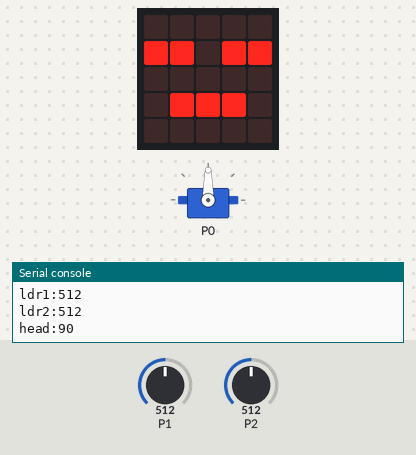
This program was run on a simulated BBC micro:bit (MakeCode). Parts: the board's 5×5 LED display, servo, the last lines printed to the serial console. The test bench sets the inputs (shaded band); at power-on: P1 = 512, P2 = 512 (analog values on the 0–1023 scale).

Above: at 1.8 s.
1.9 s: P1 set to 716
At 2.8 s:
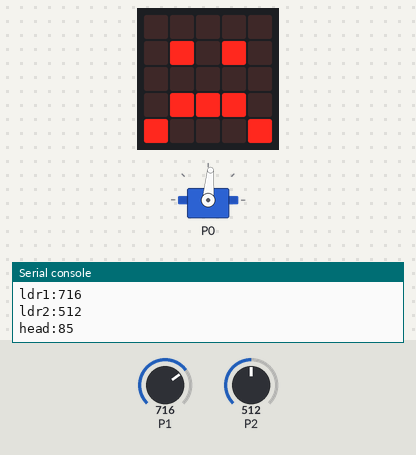
4.9 s: P2 set to 900
At 6.1 s:
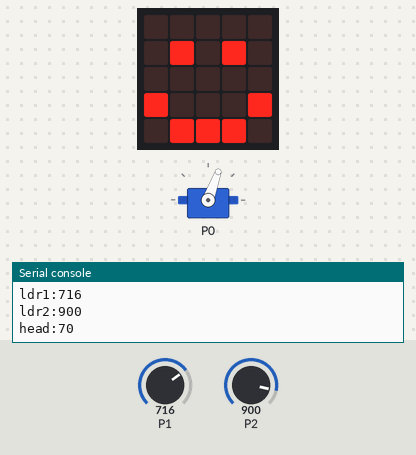
7.9 s: P1 set to 900
At 9.3 s:
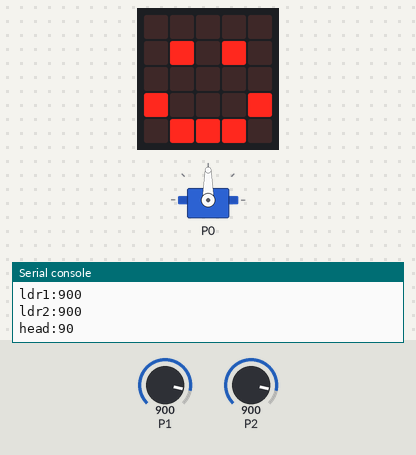
9.6 s: P2 set to 1023
At 11.9 s:
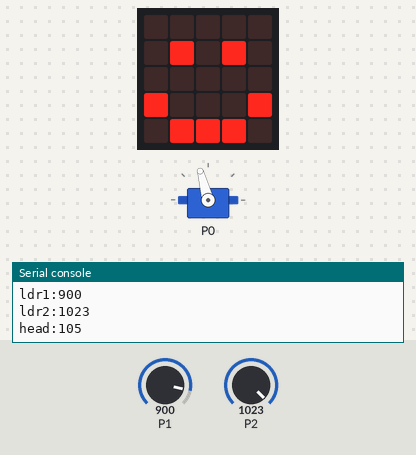
12.6 s: P2 set to 716
At 13.8 s:
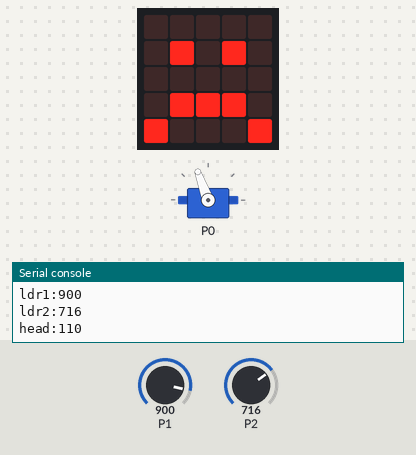
15.6 s: P1 set to 511
At 20.0 s:
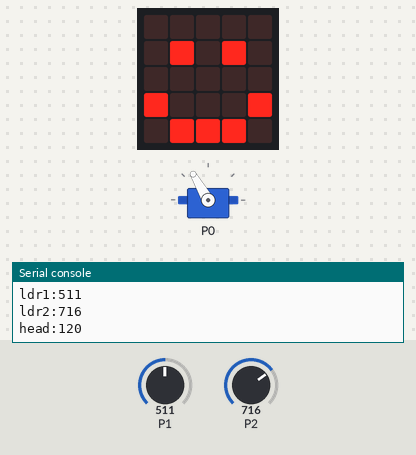
Timing chart, 0 to 24.1 s (numbered marks = the images above; inputs shaded):
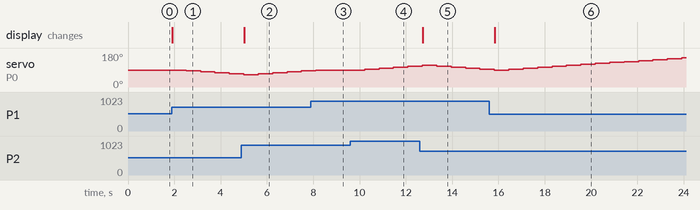

Measured:
- after the input at 1.9 s, servo on P0: 90° → 85° after 0.61 s, → 80° 0.62 s later, → 75° 0.62 s later, → 70° 0.62 s later; the display: changes at once (image 1)
- after the input at 4.9 s, the display: changes after 0.12 s (image 2)
- after the input at 7.9 s, servo on P0: goes on until 8.1 s, then stays 90°
- after the input at 9.6 s, servo on P0: 90° → 95° after 0.62 s, → 100° 0.62 s later, → 105° 0.62 s later, → 110° 0.62 s later
- after the input at 12.6 s, the display: changes after 0.13 s (image 5)
- after the input at 15.6 s, the display: changes after 0.24 s (image 6)

The program:

ldrServoMbit.py
```python
ldr2 = 0
ldr1 = 0
headAngle = 90
basic.show_icon(IconNames.ASLEEP)

def on_forever():
    global ldr1, ldr2, headAngle
    ldr1 = pins.analog_read_pin(AnalogPin.P1)
    ldr2 = pins.analog_read_pin(AnalogPin.P2)
    if ldr1 < ldr2 and headAngle < 175:
        headAngle += 5
        basic.show_icon(IconNames.HAPPY)
    elif ldr1 > ldr2 and headAngle > 5:
        headAngle += -5
        basic.show_icon(IconNames.SAD)
    serial.write_value("ldr1", ldr1)
    serial.write_value("ldr2", ldr2)
    serial.write_value("head", headAngle)
    servos.P0.set_angle(headAngle)
basic.forever(on_forever)
```
